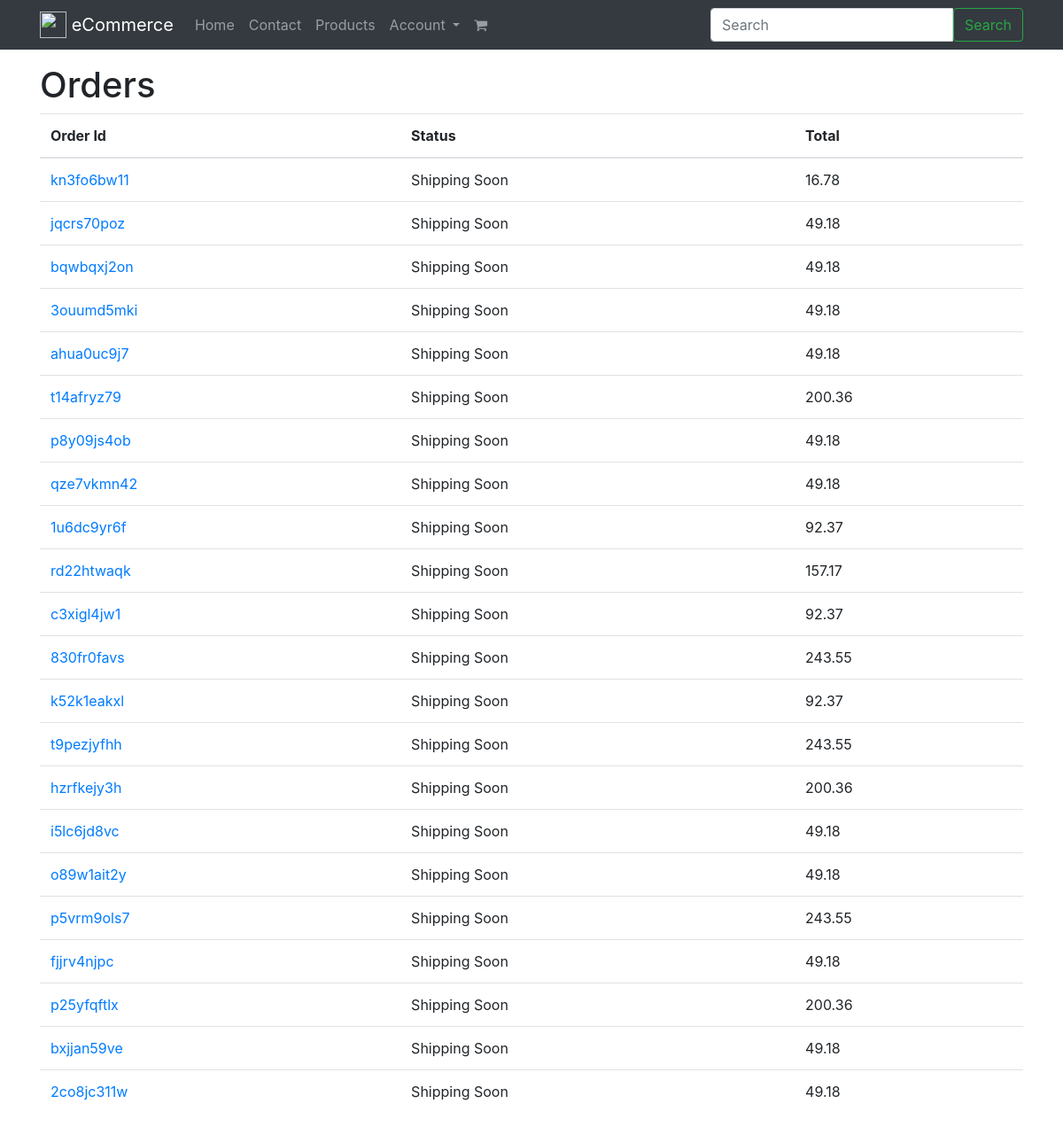
/orders/ (signed in), run on the app's committed database.
### orders/models.py (models this page shows, shortened)
class Order(models.Model):
    billing_profile     = models.ForeignKey(BillingProfile, null=True, blank=True)
    order_id            = models.CharField(max_length=120, blank=True) # AB31DE3
    shipping_address    = models.ForeignKey(Address, related_name="shipping_address",null=True, blank=True)
    billing_address     = models.ForeignKey(Address, related_name="billing_address", null=True, blank=True)
    shipping_address_final    = models.TextField(blank=True, null=True)
    billing_address_final     = models.TextField(blank=True, null=True)
    cart                = models.ForeignKey(Cart)
    status              = models.CharField(max_length=120, default='created', choices=ORDER_STATUS_CHOICES)
    shipping_total      = models.DecimalField(default=5.99, max_digits=100, decimal_places=2)
    total               = models.DecimalField(default=0.00, max_digits=100, decimal_places=2)
    active              = models.BooleanField(default=True)
    updated             = models.DateTimeField(auto_now=True)
    timestamp           = models.DateTimeField(auto_now_add=True)
    objects = OrderManager()
    class Meta:
       ordering = ['-timestamp', '-updated']
    def get_absolute_url(self):
        return reverse("orders:detail", kwargs={'order_id': self.order_id})
    def get_status(self):
        if self.status == "refunded":
            return "Refunded order"
        elif self.status == "shipped":
            return "Shipped"
        return "Shipping Soon"

### orders/views.py (the view)
class OrderListView(LoginRequiredMixin, ListView):
    def get_queryset(self):
        return Order.objects.by_request(self.request).not_created()

### billing/models.py (called while the page is built)
    def new_or_get(self, request):
        user = request.user
        guest_email_id = request.session.get('guest_email_id')
        created = False
        obj = None
        if user.is_authenticated():
            obj, created = self.model.objects.get_or_create(
                            user=user, email=user.email)
        elif guest_email_id is not None:
            'guest user checkout; auto reloads payment stuff'
            guest_email_obj = GuestEmail.objects.get(id=guest_email_id)
            obj, created = self.model.objects.get_or_create(
                                            email=guest_email_obj.email)
        else:
            pass
        return obj, created

### orders/models.py (called while the page is built)
    def by_request(self, request):
        billing_profile, created = BillingProfile.objects.new_or_get(request)
        return self.filter(billing_profile=billing_profile)

    def not_created(self):
        return self.exclude(status='created')

    def get_queryset(self):
        return OrderManagerQuerySet(self.model, using=self._db)

    def by_request(self, request):
        return self.get_queryset().by_request(request)

### orders/templates/orders/order_list.html
{% extends "base.html" %}
{% block content %}
<div class='row'>
    <div class='col-12'>
        <h1>Orders</h1>
    </div>
</div>
<div class='row'>
    <div class='col'>
        <table class='table'>
            <thead><th>Order Id</th><th>Status</th><th>Total</th></thead>
            <tbody>
                {% for object in object_list %}
                    <tr>
                        <td><a href='{{ object.get_absolute_url }}'>{{ object.order_id }}</a></td>
                        <td>{{ object.get_status }}</td>
                        <td>{{ object.total }}</td>
                    </tr>
                {% empty %}
                <tr><td colspan="3"><p class='lead'>No orders yet.</td></tr>
                {% endfor %}
            </tbody>
        </table>
    </div>
</div>
{% endblock %}

### data on the page
Order: order_id "kn3fo6bw11", get_status "Shipping Soon", total "16.78"
Order: order_id "jqcrs70poz", get_status "Shipping Soon", total "49.18"
Order: order_id "bqwbqxj2on", get_status "Shipping Soon", total "49.18"
Order: order_id "3ouumd5mki", get_status "Shipping Soon", total "49.18"
Order: order_id "ahua0uc9j7", get_status "Shipping Soon", total "49.18"
Order: order_id "t14afryz79", get_status "Shipping Soon", total "200.36"
Order: order_id "p8y09js4ob", get_status "Shipping Soon", total "49.18"
Order: order_id "qze7vkmn42", get_status "Shipping Soon", total "49.18"
Order: order_id "1u6dc9yr6f", get_status "Shipping Soon", total "92.37"
Order: order_id "rd22htwaqk", get_status "Shipping Soon", total "157.17"
Order: order_id "c3xigl4jw1", get_status "Shipping Soon", total "92.37"
Order: order_id "830fr0favs", get_status "Shipping Soon", total "243.55"
Order: order_id "k52k1eakxl", get_status "Shipping Soon", total "92.37"
Order: order_id "t9pezjyfhh", get_status "Shipping Soon", total "243.55"
Order: order_id "hzrfkejy3h", get_status "Shipping Soon", total "200.36"
Order: order_id "i5lc6jd8vc", get_status "Shipping Soon", total "49.18"
Order: order_id "o89w1ait2y", get_status "Shipping Soon", total "49.18"
Order: order_id "p5vrm9ols7", get_status "Shipping Soon", total "243.55"
Order: order_id "fjjrv4njpc", get_status "Shipping Soon", total "49.18"
Order: order_id "p25yfqftlx", get_status "Shipping Soon", total "200.36"
Order: order_id "bxjjan59ve", get_status "Shipping Soon", total "49.18"
Order: order_id "2co8jc311w", get_status "Shipping Soon", total "49.18"

### other printed values
{{ brand_name }} "eCommerce"
